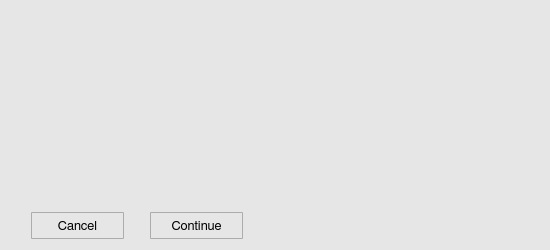
<?xml version="1.0" encoding="UTF-8"?>
<ui version="4.0">
 <class>unitWindow</class>
 <widget class="QWidget" name="unitWindow">
  <property name="geometry">
   <rect>
    <x>0</x>
    <y>0</y>
    <width>550</width>
    <height>250</height>
   </rect>
  </property>
  <property name="minimumSize">
   <size>
    <width>550</width>
    <height>250</height>
   </size>
  </property>
  <property name="maximumSize">
   <size>
    <width>550</width>
    <height>16777215</height>
   </size>
  </property>
  <property name="font">
   <font>
    <family>FreeSans</family>
    <pointsize>10</pointsize>
    <stylestrategy>PreferAntialias</stylestrategy>
    <kerning>true</kerning>
   </font>
  </property>
  <property name="windowTitle">
   <string>Unit validation</string>
  </property>
  <property name="windowIcon">
   <iconset>
    <normaloff>icons/unit_validation_icon.svg</normaloff>icons/unit_validation_icon.svg</iconset>
  </property>
  <property name="styleSheet">
   <string notr="true">QWidget {
	background-color: rgb(230,230,230);
}</string>
  </property>
  <layout class="QGridLayout" name="gridLayout">
   <item row="0" column="0">
    <layout class="QVBoxLayout" name="verticalLayout_2">
     <item>
      <layout class="QHBoxLayout" name="horizontalLayout">
       <item>
        <layout class="QVBoxLayout" name="verticalLayout">
         <item>
          <widget class="QLabel" name="uw_icon">
           <property name="minimumSize">
            <size>
             <width>50</width>
             <height>50</height>
            </size>
           </property>
           <property name="maximumSize">
            <size>
             <width>50</width>
             <height>50</height>
            </size>
           </property>
           <property name="text">
            <string/>
           </property>
           <property name="pixmap">
            <pixmap>icons/unit_validation_icon.svg</pixmap>
           </property>
           <property name="scaledContents">
            <bool>true</bool>
           </property>
          </widget>
         </item>
         <item>
          <spacer name="verticalSpacer">
           <property name="orientation">
            <enum>Qt::Vertical</enum>
           </property>
           <property name="sizeHint" stdset="0">
            <size>
             <width>20</width>
             <height>40</height>
            </size>
           </property>
          </spacer>
         </item>
        </layout>
       </item>
       <item>
        <spacer name="horizontalSpacer">
         <property name="orientation">
          <enum>Qt::Horizontal</enum>
         </property>
         <property name="sizeType">
          <enum>QSizePolicy::Fixed</enum>
         </property>
         <property name="sizeHint" stdset="0">
          <size>
           <width>20</width>
           <height>20</height>
          </size>
         </property>
        </spacer>
       </item>
       <item>
        <widget class="QLabel" name="uw_label">
         <property name="minimumSize">
          <size>
           <width>341</width>
           <height>120</height>
          </size>
         </property>
         <property name="maximumSize">
          <size>
           <width>16777215</width>
           <height>16777215</height>
          </size>
         </property>
         <property name="font">
          <font>
           <family>FreeSans</family>
           <pointsize>10</pointsize>
           <stylestrategy>PreferAntialias</stylestrategy>
           <kerning>true</kerning>
          </font>
         </property>
         <property name="styleSheet">
          <string notr="true">QLabel {
	color: black;
}</string>
         </property>
         <property name="frameShape">
          <enum>QFrame::NoFrame</enum>
         </property>
         <property name="frameShadow">
          <enum>QFrame::Plain</enum>
         </property>
         <property name="lineWidth">
          <number>0</number>
         </property>
         <property name="midLineWidth">
          <number>0</number>
         </property>
         <property name="text">
          <string/>
         </property>
         <property name="textFormat">
          <enum>Qt::AutoText</enum>
         </property>
         <property name="alignment">
          <set>Qt::AlignJustify|Qt::AlignTop</set>
         </property>
         <property name="wordWrap">
          <bool>true</bool>
         </property>
        </widget>
       </item>
      </layout>
     </item>
     <item>
      <spacer name="verticalSpacer_2">
       <property name="orientation">
        <enum>Qt::Vertical</enum>
       </property>
       <property name="sizeType">
        <enum>QSizePolicy::Fixed</enum>
       </property>
       <property name="sizeHint" stdset="0">
        <size>
         <width>20</width>
         <height>20</height>
        </size>
       </property>
      </spacer>
     </item>
     <item>
      <layout class="QHBoxLayout" name="horizontalLayout_2">
       <item>
        <spacer name="horizontalSpacer_3">
         <property name="orientation">
          <enum>Qt::Horizontal</enum>
         </property>
         <property name="sizeType">
          <enum>QSizePolicy::Fixed</enum>
         </property>
         <property name="sizeHint" stdset="0">
          <size>
           <width>20</width>
           <height>20</height>
          </size>
         </property>
        </spacer>
       </item>
       <item>
        <widget class="QToolButton" name="uw_cancelButton">
         <property name="minimumSize">
          <size>
           <width>93</width>
           <height>27</height>
          </size>
         </property>
         <property name="maximumSize">
          <size>
           <width>93</width>
           <height>27</height>
          </size>
         </property>
         <property name="font">
          <font>
           <family>FreeSans</family>
           <pointsize>10</pointsize>
           <stylestrategy>PreferAntialias</stylestrategy>
           <kerning>true</kerning>
          </font>
         </property>
         <property name="styleSheet">
          <string notr="true">QToolButton {
    border: 1px solid #acacac;
    border-radius: 1px;
    background-color: qlineargradient(x1: 0, y1: 0, x2: 0, y2: 1, 
								stop: 0 #f0f0f0, stop: 1 #e5e5e5);
	color: black;
}

QToolButton:hover {
	border: 1px solid #7eb4ea;
    border-radius: 1px;
	background-color: qlineargradient(x1: 0, y1: 0, x2: 0, y2: 1, 
								stop: 0 #ecf4fc, stop: 1 #dcecfc);
}


QToolButton:pressed {
	border: 1px solid #579de5;
    border-radius: 1px;
    background-color: qlineargradient(x1: 0, y1: 0, x2: 0, y2: 1,
                                      stop: 0 #daecfc, stop: 1 #c4e0fc);
}</string>
         </property>
         <property name="text">
          <string>Cancel</string>
         </property>
        </widget>
       </item>
       <item>
        <spacer name="horizontalSpacer_5">
         <property name="orientation">
          <enum>Qt::Horizontal</enum>
         </property>
         <property name="sizeType">
          <enum>QSizePolicy::Fixed</enum>
         </property>
         <property name="sizeHint" stdset="0">
          <size>
           <width>20</width>
           <height>20</height>
          </size>
         </property>
        </spacer>
       </item>
       <item>
        <widget class="QToolButton" name="uw_okButton">
         <property name="minimumSize">
          <size>
           <width>93</width>
           <height>27</height>
          </size>
         </property>
         <property name="maximumSize">
          <size>
           <width>93</width>
           <height>27</height>
          </size>
         </property>
         <property name="font">
          <font>
           <family>FreeSans</family>
           <pointsize>10</pointsize>
           <stylestrategy>PreferAntialias</stylestrategy>
           <kerning>true</kerning>
          </font>
         </property>
         <property name="styleSheet">
          <string notr="true">QToolButton {
    border: 1px solid #acacac;
    border-radius: 1px;
    background-color: qlineargradient(x1: 0, y1: 0, x2: 0, y2: 1, 
								stop: 0 #f0f0f0, stop: 1 #e5e5e5);
	color: black;
}

QToolButton:hover {
	border: 1px solid #7eb4ea;
    border-radius: 1px;
	background-color: qlineargradient(x1: 0, y1: 0, x2: 0, y2: 1, 
								stop: 0 #ecf4fc, stop: 1 #dcecfc);
}


QToolButton:pressed {
	border: 1px solid #579de5;
    border-radius: 1px;
    background-color: qlineargradient(x1: 0, y1: 0, x2: 0, y2: 1,
                                      stop: 0 #daecfc, stop: 1 #c4e0fc);
}</string>
         </property>
         <property name="text">
          <string>Continue</string>
         </property>
        </widget>
       </item>
       <item>
        <spacer name="horizontalSpacer_4">
         <property name="orientation">
          <enum>Qt::Horizontal</enum>
         </property>
         <property name="sizeHint" stdset="0">
          <size>
           <width>40</width>
           <height>20</height>
          </size>
         </property>
        </spacer>
       </item>
      </layout>
     </item>
    </layout>
   </item>
  </layout>
 </widget>
 <resources/>
 <connections/>
</ui>
